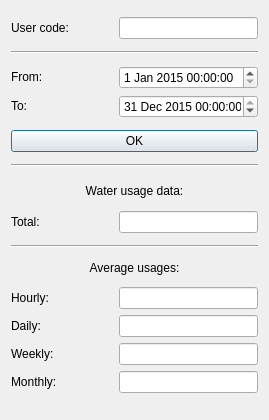
<?xml version="1.0" encoding="UTF-8"?>
<ui version="4.0">
 <class>winQuery</class>
 <widget class="QDialog" name="winQuery">
  <property name="geometry">
   <rect>
    <x>0</x>
    <y>0</y>
    <width>269</width>
    <height>420</height>
   </rect>
  </property>
  <property name="sizePolicy">
   <sizepolicy hsizetype="Fixed" vsizetype="Fixed">
    <horstretch>0</horstretch>
    <verstretch>0</verstretch>
   </sizepolicy>
  </property>
  <property name="minimumSize">
   <size>
    <width>269</width>
    <height>420</height>
   </size>
  </property>
  <property name="maximumSize">
   <size>
    <width>270</width>
    <height>420</height>
   </size>
  </property>
  <property name="windowTitle">
   <string>Query Window</string>
  </property>
  <layout class="QVBoxLayout" name="verticalLayout">
   <item>
    <layout class="QGridLayout" name="gridLayout_2">
     <item row="0" column="0">
      <widget class="QLabel" name="label_3">
       <property name="sizePolicy">
        <sizepolicy hsizetype="Fixed" vsizetype="Fixed">
         <horstretch>0</horstretch>
         <verstretch>0</verstretch>
        </sizepolicy>
       </property>
       <property name="minimumSize">
        <size>
         <width>62</width>
         <height>20</height>
        </size>
       </property>
       <property name="maximumSize">
        <size>
         <width>62</width>
         <height>20</height>
        </size>
       </property>
       <property name="text">
        <string>User code:</string>
       </property>
      </widget>
     </item>
     <item row="0" column="1">
      <spacer name="horizontalSpacer_3">
       <property name="orientation">
        <enum>Qt::Horizontal</enum>
       </property>
       <property name="sizeType">
        <enum>QSizePolicy::Fixed</enum>
       </property>
       <property name="sizeHint" stdset="0">
        <size>
         <width>40</width>
         <height>20</height>
        </size>
       </property>
      </spacer>
     </item>
     <item row="0" column="2">
      <widget class="QLineEdit" name="userCode">
       <property name="frame">
        <bool>true</bool>
       </property>
      </widget>
     </item>
    </layout>
   </item>
   <item>
    <widget class="Line" name="line_2">
     <property name="orientation">
      <enum>Qt::Horizontal</enum>
     </property>
    </widget>
   </item>
   <item>
    <layout class="QGridLayout" name="gridLayout">
     <item row="0" column="0">
      <widget class="QLabel" name="label">
       <property name="sizePolicy">
        <sizepolicy hsizetype="Fixed" vsizetype="Fixed">
         <horstretch>0</horstretch>
         <verstretch>0</verstretch>
        </sizepolicy>
       </property>
       <property name="minimumSize">
        <size>
         <width>62</width>
         <height>20</height>
        </size>
       </property>
       <property name="maximumSize">
        <size>
         <width>62</width>
         <height>20</height>
        </size>
       </property>
       <property name="text">
        <string>From:</string>
       </property>
       <property name="alignment">
        <set>Qt::AlignLeading|Qt::AlignLeft|Qt::AlignVCenter</set>
       </property>
      </widget>
     </item>
     <item row="0" column="1">
      <spacer name="horizontalSpacer">
       <property name="orientation">
        <enum>Qt::Horizontal</enum>
       </property>
       <property name="sizeType">
        <enum>QSizePolicy::Fixed</enum>
       </property>
       <property name="sizeHint" stdset="0">
        <size>
         <width>40</width>
         <height>20</height>
        </size>
       </property>
      </spacer>
     </item>
     <item row="0" column="2">
      <widget class="QDateTimeEdit" name="dateStart">
       <property name="sizePolicy">
        <sizepolicy hsizetype="Expanding" vsizetype="Fixed">
         <horstretch>0</horstretch>
         <verstretch>0</verstretch>
        </sizepolicy>
       </property>
       <property name="dateTime">
        <datetime>
         <hour>0</hour>
         <minute>0</minute>
         <second>0</second>
         <year>2015</year>
         <month>1</month>
         <day>1</day>
        </datetime>
       </property>
       <property name="maximumDate">
        <date>
         <year>2015</year>
         <month>12</month>
         <day>31</day>
        </date>
       </property>
       <property name="minimumDate">
        <date>
         <year>2015</year>
         <month>1</month>
         <day>1</day>
        </date>
       </property>
      </widget>
     </item>
     <item row="1" column="0">
      <widget class="QLabel" name="label_2">
       <property name="sizePolicy">
        <sizepolicy hsizetype="Fixed" vsizetype="Fixed">
         <horstretch>0</horstretch>
         <verstretch>0</verstretch>
        </sizepolicy>
       </property>
       <property name="minimumSize">
        <size>
         <width>62</width>
         <height>20</height>
        </size>
       </property>
       <property name="maximumSize">
        <size>
         <width>62</width>
         <height>20</height>
        </size>
       </property>
       <property name="text">
        <string>To:</string>
       </property>
       <property name="alignment">
        <set>Qt::AlignLeading|Qt::AlignLeft|Qt::AlignVCenter</set>
       </property>
      </widget>
     </item>
     <item row="1" column="1">
      <spacer name="horizontalSpacer_2">
       <property name="orientation">
        <enum>Qt::Horizontal</enum>
       </property>
       <property name="sizeType">
        <enum>QSizePolicy::Fixed</enum>
       </property>
       <property name="sizeHint" stdset="0">
        <size>
         <width>40</width>
         <height>20</height>
        </size>
       </property>
      </spacer>
     </item>
     <item row="1" column="2">
      <widget class="QDateTimeEdit" name="dateEnd">
       <property name="sizePolicy">
        <sizepolicy hsizetype="Expanding" vsizetype="Fixed">
         <horstretch>0</horstretch>
         <verstretch>0</verstretch>
        </sizepolicy>
       </property>
       <property name="dateTime">
        <datetime>
         <hour>0</hour>
         <minute>0</minute>
         <second>0</second>
         <year>2015</year>
         <month>12</month>
         <day>31</day>
        </datetime>
       </property>
       <property name="maximumDateTime">
        <datetime>
         <hour>23</hour>
         <minute>59</minute>
         <second>59</second>
         <year>2015</year>
         <month>12</month>
         <day>31</day>
        </datetime>
       </property>
       <property name="minimumDateTime">
        <datetime>
         <hour>0</hour>
         <minute>0</minute>
         <second>0</second>
         <year>2015</year>
         <month>1</month>
         <day>1</day>
        </datetime>
       </property>
      </widget>
     </item>
    </layout>
   </item>
   <item>
    <widget class="QPushButton" name="confirmButton">
     <property name="text">
      <string>OK</string>
     </property>
    </widget>
   </item>
   <item>
    <widget class="Line" name="line">
     <property name="orientation">
      <enum>Qt::Horizontal</enum>
     </property>
    </widget>
   </item>
   <item>
    <widget class="QLabel" name="label_6">
     <property name="sizePolicy">
      <sizepolicy hsizetype="Preferred" vsizetype="Fixed">
       <horstretch>0</horstretch>
       <verstretch>0</verstretch>
      </sizepolicy>
     </property>
     <property name="minimumSize">
      <size>
       <width>62</width>
       <height>20</height>
      </size>
     </property>
     <property name="maximumSize">
      <size>
       <width>274</width>
       <height>15</height>
      </size>
     </property>
     <property name="text">
      <string>Water usage data:</string>
     </property>
     <property name="alignment">
      <set>Qt::AlignCenter</set>
     </property>
    </widget>
   </item>
   <item>
    <layout class="QGridLayout" name="gridLayout_3">
     <item row="0" column="0">
      <widget class="QLabel" name="label_5">
       <property name="sizePolicy">
        <sizepolicy hsizetype="Fixed" vsizetype="Fixed">
         <horstretch>0</horstretch>
         <verstretch>0</verstretch>
        </sizepolicy>
       </property>
       <property name="minimumSize">
        <size>
         <width>62</width>
         <height>20</height>
        </size>
       </property>
       <property name="maximumSize">
        <size>
         <width>62</width>
         <height>20</height>
        </size>
       </property>
       <property name="text">
        <string>Total:</string>
       </property>
       <property name="alignment">
        <set>Qt::AlignLeading|Qt::AlignLeft|Qt::AlignVCenter</set>
       </property>
      </widget>
     </item>
     <item row="0" column="1">
      <spacer name="horizontalSpacer_4">
       <property name="orientation">
        <enum>Qt::Horizontal</enum>
       </property>
       <property name="sizeType">
        <enum>QSizePolicy::Fixed</enum>
       </property>
       <property name="sizeHint" stdset="0">
        <size>
         <width>40</width>
         <height>20</height>
        </size>
       </property>
      </spacer>
     </item>
     <item row="0" column="2">
      <widget class="QLineEdit" name="boxTot">
       <property name="readOnly">
        <bool>true</bool>
       </property>
      </widget>
     </item>
    </layout>
   </item>
   <item>
    <widget class="Line" name="line_3">
     <property name="orientation">
      <enum>Qt::Horizontal</enum>
     </property>
    </widget>
   </item>
   <item>
    <widget class="QLabel" name="label_4">
     <property name="sizePolicy">
      <sizepolicy hsizetype="Preferred" vsizetype="Fixed">
       <horstretch>0</horstretch>
       <verstretch>0</verstretch>
      </sizepolicy>
     </property>
     <property name="maximumSize">
      <size>
       <width>16777215</width>
       <height>15</height>
      </size>
     </property>
     <property name="text">
      <string>Average usages:</string>
     </property>
     <property name="alignment">
      <set>Qt::AlignCenter</set>
     </property>
    </widget>
   </item>
   <item>
    <layout class="QGridLayout" name="gridLayout_4">
     <item row="0" column="2">
      <widget class="QLineEdit" name="boxHourMed">
       <property name="minimumSize">
        <size>
         <width>0</width>
         <height>20</height>
        </size>
       </property>
       <property name="readOnly">
        <bool>true</bool>
       </property>
      </widget>
     </item>
     <item row="0" column="1">
      <spacer name="horizontalSpacer_5">
       <property name="orientation">
        <enum>Qt::Horizontal</enum>
       </property>
       <property name="sizeType">
        <enum>QSizePolicy::Fixed</enum>
       </property>
       <property name="sizeHint" stdset="0">
        <size>
         <width>40</width>
         <height>20</height>
        </size>
       </property>
      </spacer>
     </item>
     <item row="1" column="1">
      <spacer name="horizontalSpacer_7">
       <property name="orientation">
        <enum>Qt::Horizontal</enum>
       </property>
       <property name="sizeType">
        <enum>QSizePolicy::Fixed</enum>
       </property>
       <property name="sizeHint" stdset="0">
        <size>
         <width>40</width>
         <height>20</height>
        </size>
       </property>
      </spacer>
     </item>
     <item row="1" column="2">
      <widget class="QLineEdit" name="boxDayMed">
       <property name="minimumSize">
        <size>
         <width>0</width>
         <height>20</height>
        </size>
       </property>
       <property name="readOnly">
        <bool>true</bool>
       </property>
      </widget>
     </item>
     <item row="3" column="0">
      <widget class="QLabel" name="label_10">
       <property name="sizePolicy">
        <sizepolicy hsizetype="Fixed" vsizetype="Fixed">
         <horstretch>0</horstretch>
         <verstretch>0</verstretch>
        </sizepolicy>
       </property>
       <property name="minimumSize">
        <size>
         <width>62</width>
         <height>20</height>
        </size>
       </property>
       <property name="maximumSize">
        <size>
         <width>62</width>
         <height>20</height>
        </size>
       </property>
       <property name="text">
        <string>Monthly:</string>
       </property>
       <property name="alignment">
        <set>Qt::AlignLeading|Qt::AlignLeft|Qt::AlignVCenter</set>
       </property>
      </widget>
     </item>
     <item row="3" column="1">
      <spacer name="horizontalSpacer_8">
       <property name="orientation">
        <enum>Qt::Horizontal</enum>
       </property>
       <property name="sizeType">
        <enum>QSizePolicy::Fixed</enum>
       </property>
       <property name="sizeHint" stdset="0">
        <size>
         <width>40</width>
         <height>20</height>
        </size>
       </property>
      </spacer>
     </item>
     <item row="3" column="2">
      <widget class="QLineEdit" name="boxMonthMed">
       <property name="minimumSize">
        <size>
         <width>0</width>
         <height>20</height>
        </size>
       </property>
       <property name="readOnly">
        <bool>true</bool>
       </property>
      </widget>
     </item>
     <item row="2" column="0">
      <widget class="QLabel" name="label_9">
       <property name="sizePolicy">
        <sizepolicy hsizetype="Fixed" vsizetype="Fixed">
         <horstretch>0</horstretch>
         <verstretch>0</verstretch>
        </sizepolicy>
       </property>
       <property name="minimumSize">
        <size>
         <width>62</width>
         <height>20</height>
        </size>
       </property>
       <property name="maximumSize">
        <size>
         <width>62</width>
         <height>20</height>
        </size>
       </property>
       <property name="text">
        <string>Weekly:</string>
       </property>
       <property name="alignment">
        <set>Qt::AlignLeading|Qt::AlignLeft|Qt::AlignVCenter</set>
       </property>
      </widget>
     </item>
     <item row="2" column="1">
      <spacer name="horizontalSpacer_6">
       <property name="orientation">
        <enum>Qt::Horizontal</enum>
       </property>
       <property name="sizeType">
        <enum>QSizePolicy::Fixed</enum>
       </property>
       <property name="sizeHint" stdset="0">
        <size>
         <width>40</width>
         <height>20</height>
        </size>
       </property>
      </spacer>
     </item>
     <item row="2" column="2">
      <widget class="QLineEdit" name="boxWeekMed">
       <property name="minimumSize">
        <size>
         <width>0</width>
         <height>20</height>
        </size>
       </property>
       <property name="readOnly">
        <bool>true</bool>
       </property>
      </widget>
     </item>
     <item row="1" column="0">
      <widget class="QLabel" name="label_8">
       <property name="sizePolicy">
        <sizepolicy hsizetype="Fixed" vsizetype="Fixed">
         <horstretch>0</horstretch>
         <verstretch>0</verstretch>
        </sizepolicy>
       </property>
       <property name="minimumSize">
        <size>
         <width>62</width>
         <height>20</height>
        </size>
       </property>
       <property name="maximumSize">
        <size>
         <width>62</width>
         <height>20</height>
        </size>
       </property>
       <property name="text">
        <string>Daily:</string>
       </property>
       <property name="alignment">
        <set>Qt::AlignLeading|Qt::AlignLeft|Qt::AlignVCenter</set>
       </property>
      </widget>
     </item>
     <item row="0" column="0">
      <widget class="QLabel" name="label_7">
       <property name="sizePolicy">
        <sizepolicy hsizetype="Fixed" vsizetype="Fixed">
         <horstretch>0</horstretch>
         <verstretch>0</verstretch>
        </sizepolicy>
       </property>
       <property name="minimumSize">
        <size>
         <width>62</width>
         <height>20</height>
        </size>
       </property>
       <property name="maximumSize">
        <size>
         <width>62</width>
         <height>20</height>
        </size>
       </property>
       <property name="text">
        <string>Hourly:</string>
       </property>
       <property name="alignment">
        <set>Qt::AlignLeading|Qt::AlignLeft|Qt::AlignVCenter</set>
       </property>
      </widget>
     </item>
    </layout>
   </item>
  </layout>
 </widget>
 <resources/>
 <connections/>
</ui>
